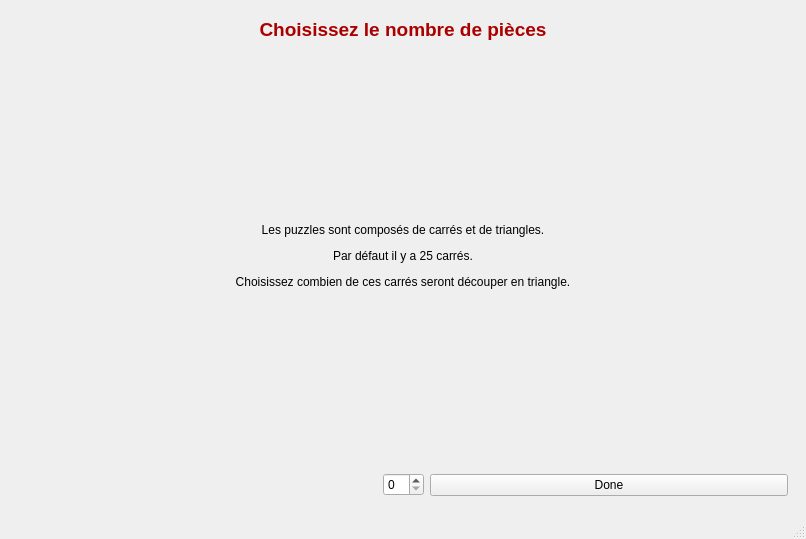
<?xml version="1.0" encoding="UTF-8"?>
<ui version="4.0">
 <class>MainWindow</class>
 <widget class="QMainWindow" name="MainWindow">
  <property name="geometry">
   <rect>
    <x>0</x>
    <y>0</y>
    <width>806</width>
    <height>539</height>
   </rect>
  </property>
  <property name="font">
   <font>
    <pointsize>9</pointsize>
   </font>
  </property>
  <property name="windowTitle">
   <string>MainWindow</string>
  </property>
  <widget class="QWidget" name="centralwidget">
   <layout class="QVBoxLayout" name="verticalLayout">
    <item>
     <widget class="QStackedWidget" name="stackedWidget">
      <property name="currentIndex">
       <number>0</number>
      </property>
      <widget class="QWidget" name="page">
       <layout class="QVBoxLayout" name="verticalLayout_3">
        <item>
         <widget class="QLabel" name="label">
          <property name="sizePolicy">
           <sizepolicy hsizetype="Preferred" vsizetype="Fixed">
            <horstretch>0</horstretch>
            <verstretch>0</verstretch>
           </sizepolicy>
          </property>
          <property name="text">
           <string>&lt;html&gt;&lt;head/&gt;&lt;body&gt;&lt;p align=&quot;center&quot;&gt;&lt;span style=&quot; font-size:14pt; font-weight:600; color:#aa0000;&quot;&gt;Choisissez le nombre de pièces&lt;/span&gt;&lt;/p&gt;&lt;/body&gt;&lt;/html&gt;</string>
          </property>
         </widget>
        </item>
        <item>
         <widget class="QLabel" name="label_2">
          <property name="text">
           <string>&lt;html&gt;&lt;head/&gt;&lt;body&gt;&lt;p align=&quot;center&quot;&gt;Les puzzles sont composés de carrés et de triangles.&lt;/p&gt;&lt;p align=&quot;center&quot;&gt;Par défaut il y a 25 carrés.&lt;/p&gt;&lt;p align=&quot;center&quot;&gt;Choisissez combien de ces carrés seront découper en triangle.&lt;/p&gt;&lt;/body&gt;&lt;/html&gt;</string>
          </property>
         </widget>
        </item>
        <item>
         <layout class="QHBoxLayout" name="horizontalLayout_4">
          <item>
           <widget class="QLabel" name="choix">
            <property name="sizePolicy">
             <sizepolicy hsizetype="Preferred" vsizetype="Preferred">
              <horstretch>0</horstretch>
              <verstretch>0</verstretch>
             </sizepolicy>
            </property>
            <property name="text">
             <string>&lt;html&gt;&lt;head/&gt;&lt;body&gt;&lt;p&gt;&lt;br/&gt;&lt;/p&gt;&lt;/body&gt;&lt;/html&gt;</string>
            </property>
           </widget>
          </item>
          <item>
           <widget class="QSpinBox" name="nbtriangles">
            <property name="sizePolicy">
             <sizepolicy hsizetype="Fixed" vsizetype="Fixed">
              <horstretch>0</horstretch>
              <verstretch>0</verstretch>
             </sizepolicy>
            </property>
           </widget>
          </item>
          <item>
           <widget class="QPushButton" name="done">
            <property name="sizePolicy">
             <sizepolicy hsizetype="Minimum" vsizetype="Fixed">
              <horstretch>0</horstretch>
              <verstretch>0</verstretch>
             </sizepolicy>
            </property>
            <property name="styleSheet">
             <string notr="true">font: 75 10pt &quot;MS Shell Dlg 2&quot;;
font: 75 11pt &quot;MS Shell Dlg 2&quot;;</string>
            </property>
            <property name="text">
             <string>Done</string>
            </property>
           </widget>
          </item>
         </layout>
        </item>
       </layout>
      </widget>
      <widget class="QWidget" name="page_2">
       <layout class="QVBoxLayout" name="verticalLayout_4">
        <item>
         <widget class="QLabel" name="label_4">
          <property name="sizePolicy">
           <sizepolicy hsizetype="Preferred" vsizetype="Fixed">
            <horstretch>0</horstretch>
            <verstretch>0</verstretch>
           </sizepolicy>
          </property>
          <property name="text">
           <string>&lt;html&gt;&lt;head/&gt;&lt;body&gt;&lt;p align=&quot;center&quot;&gt;&lt;span style=&quot; font-size:12pt; font-weight:600; color:#aa0000;&quot;&gt;Choisissez une image&lt;/span&gt;&lt;/p&gt;&lt;/body&gt;&lt;/html&gt;</string>
          </property>
         </widget>
        </item>
        <item>
         <widget class="QPushButton" name="upload">
          <property name="text">
           <string>Upload Image</string>
          </property>
         </widget>
        </item>
        <item>
         <widget class="QLabel" name="chosenImage">
          <property name="text">
           <string/>
          </property>
         </widget>
        </item>
        <item>
         <layout class="QHBoxLayout" name="horizontalLayout_5">
          <item>
           <widget class="QPushButton" name="pushButton">
            <property name="text">
             <string>Back</string>
            </property>
           </widget>
          </item>
          <item>
           <widget class="QPushButton" name="done1">
            <property name="text">
             <string>Done</string>
            </property>
           </widget>
          </item>
         </layout>
        </item>
       </layout>
      </widget>
      <widget class="QWidget" name="page_3"/>
     </widget>
    </item>
   </layout>
  </widget>
  <widget class="QMenuBar" name="menubar">
   <property name="geometry">
    <rect>
     <x>0</x>
     <y>0</y>
     <width>806</width>
     <height>22</height>
    </rect>
   </property>
  </widget>
  <widget class="QStatusBar" name="statusbar"/>
  <action name="actionNouveau">
   <property name="text">
    <string>Nouveau</string>
   </property>
   <property name="shortcut">
    <string>Ctrl+N</string>
   </property>
   <property name="iconVisibleInMenu">
    <bool>false</bool>
   </property>
  </action>
  <action name="actionOuvrir">
   <property name="text">
    <string>Ouvrir</string>
   </property>
   <property name="shortcut">
    <string>Ctrl+O</string>
   </property>
  </action>
  <action name="actionEnregistrer">
   <property name="text">
    <string>Enregistrer</string>
   </property>
   <property name="shortcut">
    <string>Ctrl+S</string>
   </property>
  </action>
  <action name="actionEnregistrer_sous">
   <property name="text">
    <string>Enregistrer sous</string>
   </property>
  </action>
  <action name="actionFermer">
   <property name="text">
    <string>Fermer</string>
   </property>
  </action>
  <action name="actionQuitter">
   <property name="text">
    <string>Quitter</string>
   </property>
  </action>
  <action name="actionundo">
   <property name="text">
    <string>Annuler</string>
   </property>
   <property name="shortcut">
    <string>Ctrl+Z</string>
   </property>
  </action>
  <action name="actionredo">
   <property name="text">
    <string>Rétablir</string>
   </property>
   <property name="shortcut">
    <string>Ctrl+Shift+Z</string>
   </property>
  </action>
  <action name="actionJeu">
   <property name="text">
    <string>Jeu</string>
   </property>
   <property name="shortcut">
    <string>Ctrl+P</string>
   </property>
  </action>
  <action name="actionConstruction">
   <property name="text">
    <string>Construction</string>
   </property>
   <property name="shortcut">
    <string>Ctrl+D</string>
   </property>
  </action>
  <action name="actionCarr">
   <property name="text">
    <string>Carrés</string>
   </property>
   <property name="shortcut">
    <string>Ctrl+R</string>
   </property>
  </action>
  <action name="actionTriangle">
   <property name="text">
    <string>Triangles</string>
   </property>
   <property name="shortcut">
    <string>Ctrl+T</string>
   </property>
  </action>
 </widget>
 <resources/>
 <connections/>
</ui>
